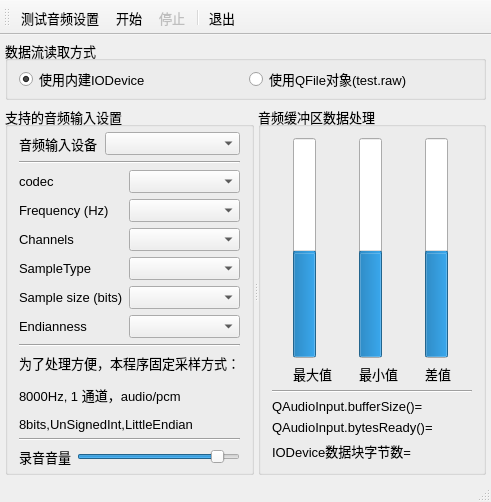
<?xml version="1.0" encoding="UTF-8"?>
<ui version="4.0">
 <class>MainWindow</class>
 <widget class="QMainWindow" name="MainWindow">
  <property name="geometry">
   <rect>
    <x>0</x>
    <y>0</y>
    <width>476</width>
    <height>440</height>
   </rect>
  </property>
  <property name="font">
   <font>
    <pointsize>10</pointsize>
   </font>
  </property>
  <property name="windowTitle">
   <string>Demo10_4, QAudioInput进行音频输入</string>
  </property>
  <widget class="QWidget" name="centralWidget">
   <layout class="QVBoxLayout" name="verticalLayout_3">
    <property name="leftMargin">
     <number>5</number>
    </property>
    <property name="topMargin">
     <number>5</number>
    </property>
    <property name="rightMargin">
     <number>5</number>
    </property>
    <property name="bottomMargin">
     <number>5</number>
    </property>
    <item>
     <widget class="QGroupBox" name="groupBox_saveMode">
      <property name="title">
       <string>数据流读取方式</string>
      </property>
      <layout class="QHBoxLayout" name="horizontalLayout_3">
       <property name="topMargin">
        <number>5</number>
       </property>
       <property name="bottomMargin">
        <number>5</number>
       </property>
       <item>
        <widget class="QRadioButton" name="radioSaveMode_Inner">
         <property name="toolTip">
          <string>strat()方式启动，利用返回的内建IODevice读取数据</string>
         </property>
         <property name="text">
          <string>使用内建IODevice</string>
         </property>
         <property name="checked">
          <bool>true</bool>
         </property>
        </widget>
       </item>
       <item>
        <widget class="QRadioButton" name="radioSaveMode_QFile">
         <property name="toolTip">
          <string>start(file)方式启动，file是外建QFile对象</string>
         </property>
         <property name="text">
          <string>使用QFile对象(test.raw)</string>
         </property>
        </widget>
       </item>
      </layout>
     </widget>
    </item>
    <item>
     <widget class="QSplitter" name="splitter">
      <property name="orientation">
       <enum>Qt::Horizontal</enum>
      </property>
      <widget class="QGroupBox" name="groupBoxDevice">
       <property name="title">
        <string>支持的音频输入设置</string>
       </property>
       <layout class="QVBoxLayout" name="verticalLayout_2">
        <property name="topMargin">
         <number>5</number>
        </property>
        <property name="bottomMargin">
         <number>5</number>
        </property>
        <item>
         <layout class="QHBoxLayout" name="horizontalLayout">
          <item>
           <widget class="QLabel" name="label">
            <property name="maximumSize">
             <size>
              <width>80</width>
              <height>16777215</height>
             </size>
            </property>
            <property name="text">
             <string>音频输入设备</string>
            </property>
           </widget>
          </item>
          <item>
           <widget class="QComboBox" name="comboDevices"/>
          </item>
         </layout>
        </item>
        <item>
         <widget class="Line" name="line">
          <property name="orientation">
           <enum>Qt::Horizontal</enum>
          </property>
         </widget>
        </item>
        <item>
         <layout class="QGridLayout" name="gridLayout">
          <item row="0" column="0">
           <widget class="QLabel" name="actualCodecLabel">
            <property name="text">
             <string>codec</string>
            </property>
           </widget>
          </item>
          <item row="0" column="1">
           <widget class="QComboBox" name="comboCodec"/>
          </item>
          <item row="1" column="0">
           <widget class="QLabel" name="actualFreqLabel">
            <property name="text">
             <string>Frequency (Hz)</string>
            </property>
           </widget>
          </item>
          <item row="1" column="1">
           <widget class="QComboBox" name="comboSampleRate">
            <property name="sizePolicy">
             <sizepolicy hsizetype="Expanding" vsizetype="Fixed">
              <horstretch>0</horstretch>
              <verstretch>0</verstretch>
             </sizepolicy>
            </property>
           </widget>
          </item>
          <item row="2" column="0">
           <widget class="QLabel" name="actualChannelLabel">
            <property name="text">
             <string>Channels</string>
            </property>
           </widget>
          </item>
          <item row="2" column="1">
           <widget class="QComboBox" name="comboChannels"/>
          </item>
          <item row="3" column="0">
           <widget class="QLabel" name="actualSampleTypeLabel">
            <property name="text">
             <string>SampleType</string>
            </property>
           </widget>
          </item>
          <item row="3" column="1">
           <widget class="QComboBox" name="comboSampleTypes"/>
          </item>
          <item row="4" column="0">
           <widget class="QLabel" name="actualSampleSizeLabel">
            <property name="text">
             <string>Sample size (bits)</string>
            </property>
           </widget>
          </item>
          <item row="4" column="1">
           <widget class="QComboBox" name="comboSampleSizes"/>
          </item>
          <item row="5" column="0">
           <widget class="QLabel" name="actualEndianLabel">
            <property name="text">
             <string>Endianness</string>
            </property>
           </widget>
          </item>
          <item row="5" column="1">
           <widget class="QComboBox" name="comboByteOrder"/>
          </item>
         </layout>
        </item>
        <item>
         <widget class="Line" name="line_2">
          <property name="orientation">
           <enum>Qt::Horizontal</enum>
          </property>
         </widget>
        </item>
        <item>
         <widget class="QLabel" name="label_2">
          <property name="text">
           <string>&lt;html&gt;&lt;head/&gt;&lt;body&gt;&lt;p&gt;为了处理方便，本程序固定采样方式：&lt;/p&gt;&lt;p&gt;8000Hz, 1 通道，audio/pcm&lt;/p&gt;&lt;p&gt;8bits,UnSignedInt,LittleEndian&lt;/p&gt;&lt;/body&gt;&lt;/html&gt;</string>
          </property>
          <property name="textFormat">
           <enum>Qt::AutoText</enum>
          </property>
         </widget>
        </item>
        <item>
         <widget class="Line" name="line_4">
          <property name="orientation">
           <enum>Qt::Horizontal</enum>
          </property>
         </widget>
        </item>
        <item>
         <layout class="QHBoxLayout" name="horizontalLayout_2">
          <item>
           <widget class="QLabel" name="LabVol">
            <property name="text">
             <string>录音音量</string>
            </property>
           </widget>
          </item>
          <item>
           <widget class="QSlider" name="sliderVolumn">
            <property name="maximum">
             <number>100</number>
            </property>
            <property name="value">
             <number>90</number>
            </property>
            <property name="orientation">
             <enum>Qt::Horizontal</enum>
            </property>
           </widget>
          </item>
         </layout>
        </item>
       </layout>
      </widget>
      <widget class="QGroupBox" name="groupBox_disp">
       <property name="title">
        <string>音频缓冲区数据处理</string>
       </property>
       <layout class="QVBoxLayout" name="verticalLayout">
        <item>
         <layout class="QGridLayout" name="gridLayout_2">
          <item row="0" column="0">
           <widget class="QProgressBar" name="progBar_Max">
            <property name="maximum">
             <number>256</number>
            </property>
            <property name="value">
             <number>120</number>
            </property>
            <property name="textVisible">
             <bool>false</bool>
            </property>
            <property name="orientation">
             <enum>Qt::Vertical</enum>
            </property>
           </widget>
          </item>
          <item row="0" column="1">
           <widget class="QProgressBar" name="progBar_Min">
            <property name="maximum">
             <number>256</number>
            </property>
            <property name="value">
             <number>120</number>
            </property>
            <property name="textVisible">
             <bool>false</bool>
            </property>
            <property name="orientation">
             <enum>Qt::Vertical</enum>
            </property>
           </widget>
          </item>
          <item row="0" column="2">
           <widget class="QProgressBar" name="progBar_Diff">
            <property name="maximum">
             <number>256</number>
            </property>
            <property name="value">
             <number>120</number>
            </property>
            <property name="textVisible">
             <bool>false</bool>
            </property>
            <property name="orientation">
             <enum>Qt::Vertical</enum>
            </property>
           </widget>
          </item>
          <item row="1" column="0">
           <widget class="QLabel" name="label_3">
            <property name="text">
             <string>最大值</string>
            </property>
           </widget>
          </item>
          <item row="1" column="1">
           <widget class="QLabel" name="label_4">
            <property name="text">
             <string>最小值</string>
            </property>
           </widget>
          </item>
          <item row="1" column="2">
           <widget class="QLabel" name="label_5">
            <property name="text">
             <string>差值</string>
            </property>
           </widget>
          </item>
         </layout>
        </item>
        <item>
         <widget class="Line" name="line_3">
          <property name="orientation">
           <enum>Qt::Horizontal</enum>
          </property>
         </widget>
        </item>
        <item>
         <widget class="QLabel" name="LabBufferSize">
          <property name="minimumSize">
           <size>
            <width>200</width>
            <height>0</height>
           </size>
          </property>
          <property name="text">
           <string>QAudioInput.bufferSize()=</string>
          </property>
         </widget>
        </item>
        <item>
         <widget class="QLabel" name="LabBytesReady">
          <property name="text">
           <string>QAudioInput.bytesReady()=</string>
          </property>
         </widget>
        </item>
        <item>
         <widget class="QLabel" name="LabBlockSize">
          <property name="minimumSize">
           <size>
            <width>190</width>
            <height>0</height>
           </size>
          </property>
          <property name="text">
           <string>IODevice数据块字节数=</string>
          </property>
         </widget>
        </item>
       </layout>
      </widget>
     </widget>
    </item>
   </layout>
  </widget>
  <widget class="QToolBar" name="mainToolBar">
   <property name="iconSize">
    <size>
     <width>16</width>
     <height>16</height>
    </size>
   </property>
   <property name="toolButtonStyle">
    <enum>Qt::ToolButtonTextBesideIcon</enum>
   </property>
   <attribute name="toolBarArea">
    <enum>TopToolBarArea</enum>
   </attribute>
   <attribute name="toolBarBreak">
    <bool>false</bool>
   </attribute>
   <addaction name="actDeviceTest"/>
   <addaction name="actStart"/>
   <addaction name="actStop"/>
   <addaction name="separator"/>
   <addaction name="actQuit"/>
  </widget>
  <widget class="QStatusBar" name="statusBar"/>
  <action name="actDeviceTest">
   <property name="icon">
    <iconset resource="res.qrc">
     <normaloff>:/icons/images/22.ico</normaloff>:/icons/images/22.ico</iconset>
   </property>
   <property name="text">
    <string>测试音频设置</string>
   </property>
   <property name="toolTip">
    <string>测试音频设置</string>
   </property>
  </action>
  <action name="actStart">
   <property name="icon">
    <iconset resource="res.qrc">
     <normaloff>:/icons/images/626.bmp</normaloff>:/icons/images/626.bmp</iconset>
   </property>
   <property name="text">
    <string>开始</string>
   </property>
   <property name="toolTip">
    <string>开始</string>
   </property>
  </action>
  <action name="actStop">
   <property name="enabled">
    <bool>false</bool>
   </property>
   <property name="icon">
    <iconset resource="res.qrc">
     <normaloff>:/icons/images/624.bmp</normaloff>:/icons/images/624.bmp</iconset>
   </property>
   <property name="text">
    <string>停止</string>
   </property>
   <property name="toolTip">
    <string>停止</string>
   </property>
  </action>
  <action name="actQuit">
   <property name="icon">
    <iconset resource="res.qrc">
     <normaloff>:/icons/images/132.bmp</normaloff>:/icons/images/132.bmp</iconset>
   </property>
   <property name="text">
    <string>退出</string>
   </property>
   <property name="toolTip">
    <string>退出</string>
   </property>
  </action>
 </widget>
 <layoutdefault spacing="6" margin="11"/>
 <resources>
  <include location="res.qrc"/>
 </resources>
 <connections>
  <connection>
   <sender>actQuit</sender>
   <signal>triggered()</signal>
   <receiver>MainWindow</receiver>
   <slot>close()</slot>
   <hints>
    <hint type="sourcelabel">
     <x>-1</x>
     <y>-1</y>
    </hint>
    <hint type="destinationlabel">
     <x>437</x>
     <y>248</y>
    </hint>
   </hints>
  </connection>
 </connections>
</ui>
